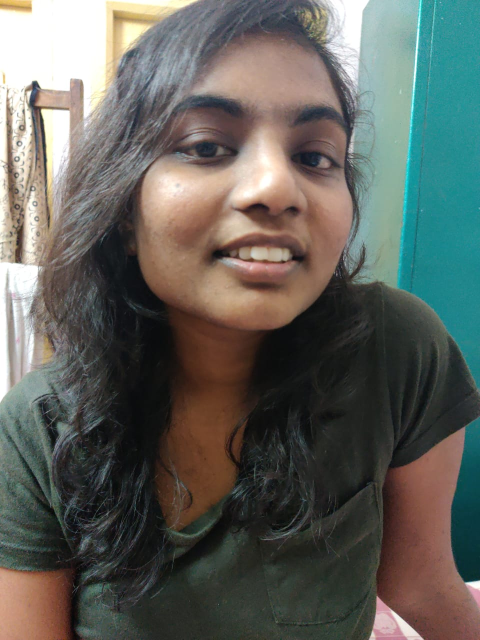
#> input picture Programming With Python/Project/Real-time-Attendance-system-using-ID-card-and-face-recognition-main/Face_object_models/face_recognition_training_data/160119733133/7.jpeg, 960 x 1280 px, found by its file name (shown at 1/2 size)
$ python TempleteMatchingInImg.py
#> lines starting #> are read from the running program, lines starting #| are printed output that depends on the picture; after the words box and inside, x2 and y2 are one past the last pixel; in counts of white or black regions, pixels touching at a corner belong together; pictures that were not available may be replaced by others from this repository, and a replacement may not be noted
import cv2
import numpy as np
from matplotlib import pyplot as plt

# Load the image
img = cv2.imread('7.jpeg')
#> img is the input picture: shape (1280, 960, 3); mean B, G, R 92.7, 98.7, 96.8

# Convert the image to grayscale
img_gray = cv2.cvtColor(img, cv2.COLOR_BGR2GRAY)
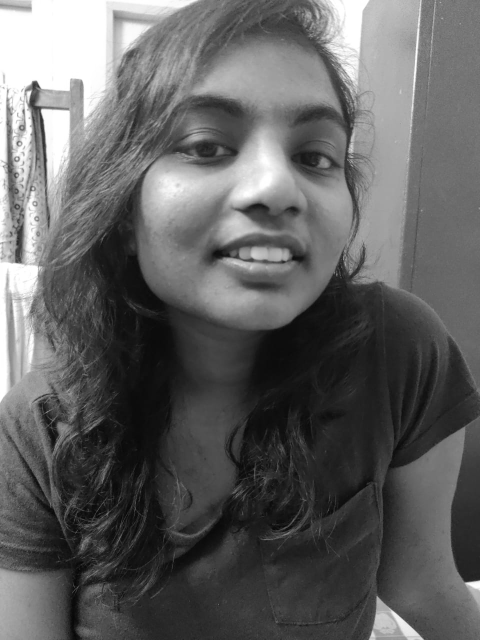
#> img_gray: shape (1280, 960) (shown at 1/2 size); min 0, max 255, mean 97.4

# Load the template in grayscale
template = cv2.imread('download.png', cv2.IMREAD_GRAYSCALE)
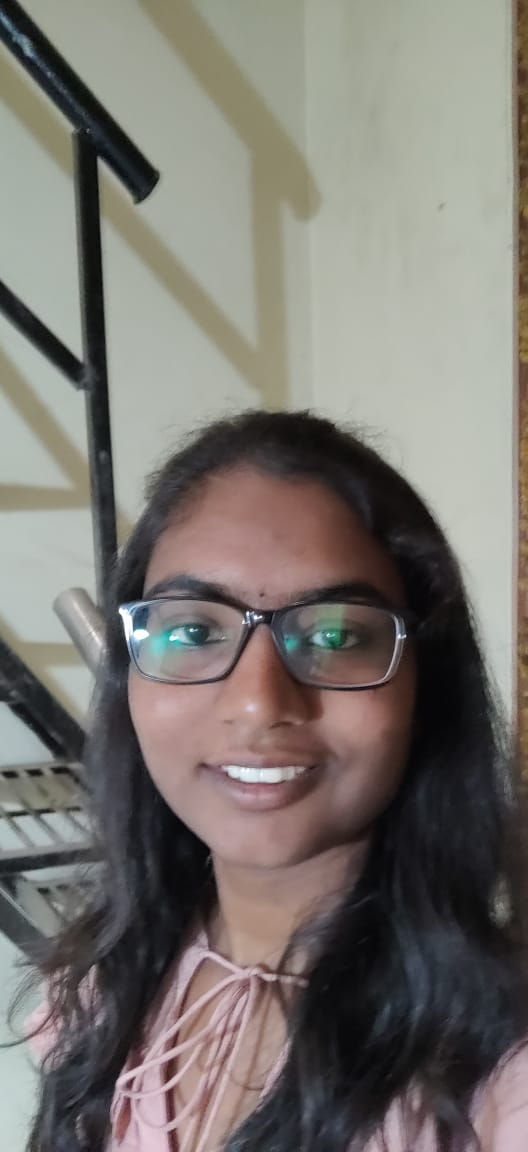
#> input picture Programming With Python/Project/Real-time-Attendance-system-using-ID-card-and-face-recognition-main/Face_object_models/face_recognition_training_data/160119733133/10.jpeg, 528 x 1152 px, given in place of download.png, which was not available
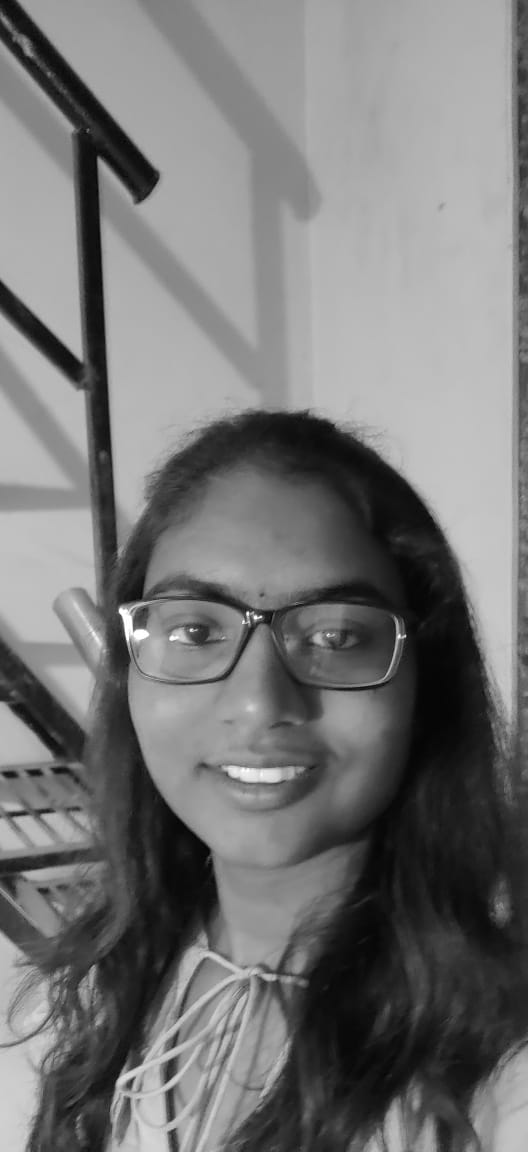
#> template: shape (1152, 528); min 3, max 255, mean 117.9
h, w = template.shape
#> h = 1152; w = 528

# Match the template using template matching method
res = cv2.matchTemplate(img_gray, template, cv2.TM_SQDIFF)
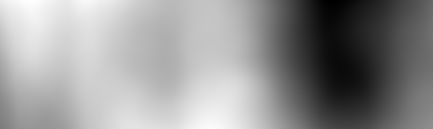
#> res: shape (129, 433) float32; min 2.91e+09, max 3.9e+09, mean 3.49e+09; drawn with min black and max white
min_val, max_val, min_loc, max_loc = cv2.minMaxLoc(res)
#> min_val = 2.91e+09; max_val = 3.9e+09; min_loc = (332, 0); max_loc = (29, 0)

# Get the top-left corner of the matched region
top_left = min_loc
#> top_left = (332, 0)
bottom_right = (top_left[0] + w, top_left[1] + h)
#> bottom_right = (860, 1152)

# Draw a rectangle around the matched region on the original image
matched_img = img.copy()  # Create a copy of the original image to draw on
cv2.rectangle(matched_img, top_left, bottom_right, (0, 255, 0), 2)  # Draw a green rectangle
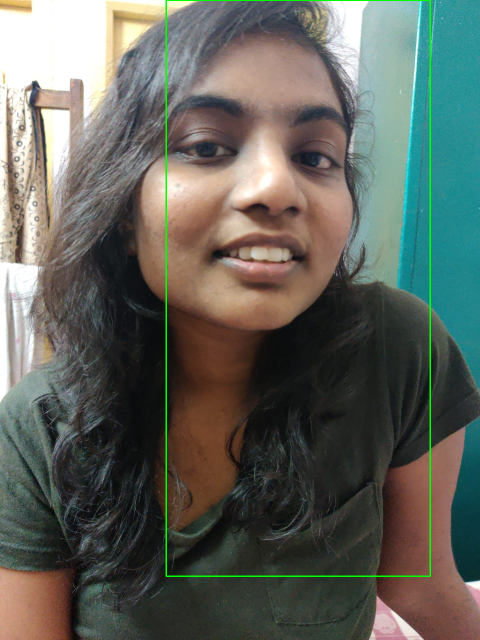
#> matched_img: shape (1280, 960, 3) (shown at 1/2 size); 0.78% of pixels changed, all inside (x1, y1, x2, y2) = (331, 0, 862, 1154)

# Display the matched image using matplotlib
plt.imshow(cv2.cvtColor(matched_img, cv2.COLOR_BGR2RGB))
plt.title('Matched Image')
plt.show()

# Wait for a key press and close all windows
cv2.waitKey(0)
cv2.destroyAllWindows()
